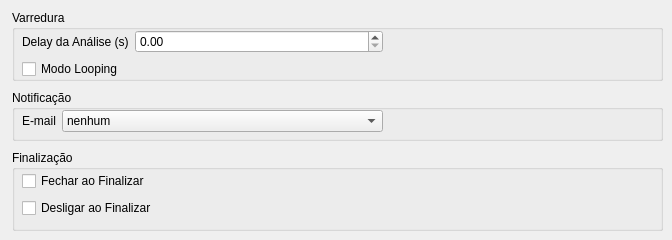
     <widget class="QWidget" name="tab">
      <attribute name="title">
       <string>Configurações</string>
      </attribute>
      <widget class="QGroupBox" name="groupBox_2">
       <property name="geometry">
        <rect>
         <x>12</x>
         <y>90</y>
         <width>651</width>
         <height>51</height>
        </rect>
       </property>
       <property name="title">
        <string>Notificação</string>
       </property>
       <widget class="QWidget" name="formLayoutWidget_2">
        <property name="geometry">
         <rect>
          <x>10</x>
          <y>20</y>
          <width>361</width>
          <height>31</height>
         </rect>
        </property>
        <layout class="QFormLayout" name="formLayout_3">
         <item row="0" column="0">
          <widget class="QLabel" name="label_3">
           <property name="font">
            <font>
             <family>Segoe UI</family>
             <pointsize>9</pointsize>
            </font>
           </property>
           <property name="text">
            <string>E-mail</string>
           </property>
          </widget>
         </item>
         <item row="0" column="1">
          <widget class="QComboBox" name="db_email">
           <item>
            <property name="text">
             <string>nenhum</string>
            </property>
           </item>
           <item>
            <property name="text">
             <string>exemplo@outlook.com</string>
            </property>
           </item>
           <item>
            <property name="text">
             <string>todos</string>
            </property>
           </item>
          </widget>
         </item>
        </layout>
       </widget>
      </widget>
      <widget class="QGroupBox" name="groupBox_3">
       <property name="geometry">
        <rect>
         <x>12</x>
         <y>10</y>
         <width>651</width>
         <height>71</height>
        </rect>
       </property>
       <property name="title">
        <string>Varredura</string>
       </property>
       <widget class="QWidget" name="formLayoutWidget_3">
        <property name="geometry">
         <rect>
          <x>10</x>
          <y>20</y>
          <width>361</width>
          <height>51</height>
         </rect>
        </property>
        <layout class="QFormLayout" name="formLayout_4">
         <item row="0" column="0">
          <widget class="QLabel" name="label_5">
           <property name="font">
            <font>
             <family>Segoe UI</family>
             <pointsize>9</pointsize>
            </font>
           </property>
           <property name="text">
            <string>Delay da Análise (s)</string>
           </property>
          </widget>
         </item>
         <item row="0" column="1">
          <widget class="QDoubleSpinBox" name="db_delay"/>
         </item>
         <item row="1" column="0">
          <widget class="QCheckBox" name="db_looping">
           <property name="font">
            <font>
             <pointsize>9</pointsize>
            </font>
           </property>
           <property name="text">
            <string>Modo Looping</string>
           </property>
          </widget>
         </item>
        </layout>
       </widget>
      </widget>
      <widget class="QGroupBox" name="groupBox_4">
       <property name="geometry">
        <rect>
         <x>12</x>
         <y>150</y>
         <width>651</width>
         <height>81</height>
        </rect>
       </property>
       <property name="title">
        <string>Finalização</string>
       </property>
       <widget class="QWidget" name="verticalLayoutWidget_3">
        <property name="geometry">
         <rect>
          <x>10</x>
          <y>20</y>
          <width>361</width>
          <height>51</height>
         </rect>
        </property>
        <layout class="QVBoxLayout" name="verticalLayout_3">
         <item>
          <widget class="QCheckBox" name="db_fechar">
           <property name="font">
            <font>
             <pointsize>9</pointsize>
            </font>
           </property>
           <property name="text">
            <string>Fechar ao Finalizar</string>
           </property>
          </widget>
         </item>
         <item>
          <widget class="QCheckBox" name="db_desligar">
           <property name="font">
            <font>
             <pointsize>9</pointsize>
            </font>
           </property>
           <property name="text">
            <string>Desligar ao Finalizar</string>
           </property>
          </widget>
         </item>
        </layout>
       </widget>
      </widget>
     </widget>
